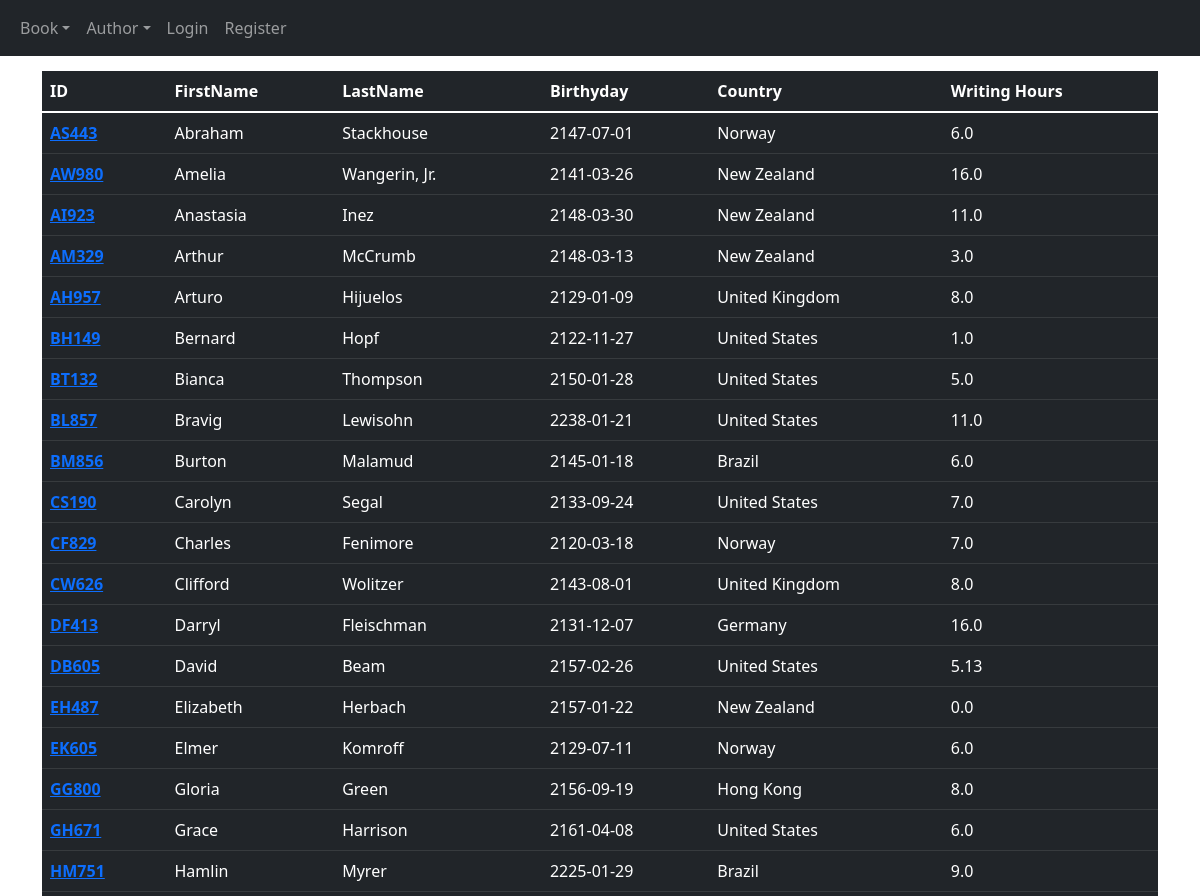
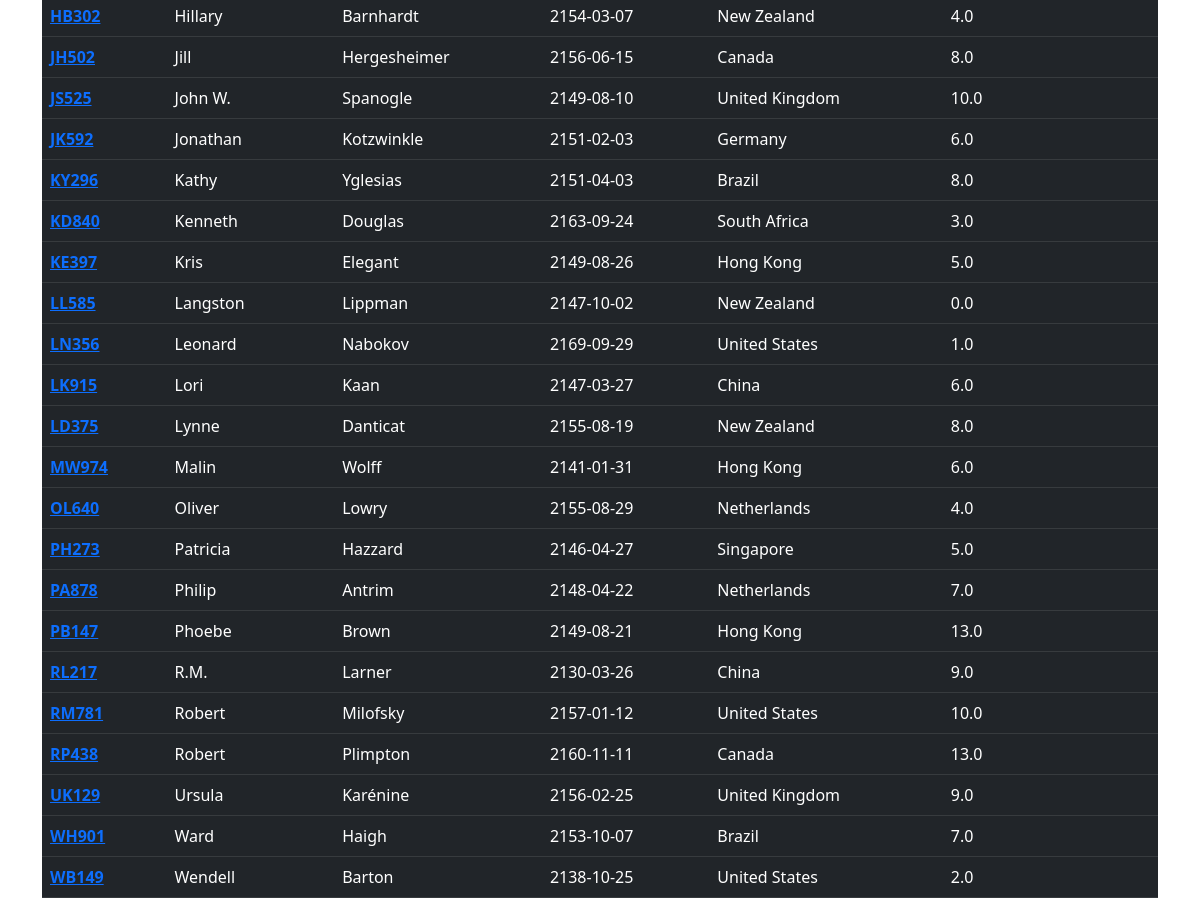
The app's page /author/showauthor with its own data (2 pictures, top to bottom).
### tables this page shows
CREATE TABLE "AUTHOR" (
	"AuthID"	TEXT,
	"FirstName"	TEXT,
	"LastName"	TEXT,
	"Birthday"	TIMESTAMP,
	"CountryOfResidence"	TEXT,
	"HrsWritingPerDay"	REAL,
	PRIMARY KEY("AuthID")
);

### server.py (the view)
@app.route("/author/showauthor")
def showauthor():
    rows = db.show_all_authors()
    birthday = []
    for row in rows:
        try:
            birthday.append(row["Birthday"].split()[0])
        except:
            pass
    return render_template("./author/show_authors.html", rows=rows, birthday=birthday)

### Database.py (called while the page is built)
    def __connect_database(self):
        con = sqlite3.connect(self.databaseName)
        con.row_factory = sqlite3.Row
        return con

    def show_all_authors(self):
        cur = self.__connect_database().cursor()
        cur.execute("SELECT * FROM Author")
        rows = cur.fetchall()
        return rows

### templates/author/show_authors.html (shortened to what this page needs)
{% extends "layout.html" %}
{% block Body %}
<div class="container" style="padding-top: 15px;">
    <div class="table-responsive">
        <table class="table table-hover table-dark" , style="width: 100%">
            <thead>
                <tr>
                    <th scope="col">ID</th>
                    <th scope="col">FirstName</th>
                    <th scope="col">LastName</th>
                    <th scope="col">Birthyday</th>
                    <th scope="col">Country</th>
                    <th scope="col">Writing Hours</th>
                </tr>
            </thead>
            <tbody>
                {% for row in rows %}
                <tr>
                    <th scope="row"><a href='update_author{{row["AuthId"]}}'>{{row["AuthId"]}}</a></th>
                    <td>{{row["FirstName"]}}</td>
                    <td>{{row["LastName"]}}</td>
                    <td>{{birthday[loop.index - 1]}}</td>
                    <td>{{row["CountryOfResidence"]}}</td>
                    <td>{{row["HrsWritingPerDay"]}}</td>
                </tr>
                {% endfor %}
            </tbody>
        </table>
    </div>
</div>
{% endblock %}

### records on screen
AUTHOR: AuthId "AS443", FirstName "Abraham", LastName "Stackhouse", Birthday "2147-07-01", CountryOfResidence "Norway", HrsWritingPerDay "6.0"
AUTHOR: AuthId "AW980", FirstName "Amelia", LastName "Wangerin, Jr.", Birthday "2141-03-26", CountryOfResidence "New Zealand", HrsWritingPerDay "16.0"
AUTHOR: AuthId "AI923", FirstName "Anastasia", LastName "Inez", Birthday "2148-03-30", CountryOfResidence "New Zealand", HrsWritingPerDay "11.0"
AUTHOR: AuthId "AM329", FirstName "Arthur", LastName "McCrumb", Birthday "2148-03-13", CountryOfResidence "New Zealand", HrsWritingPerDay "3.0"
AUTHOR: AuthId "AH957", FirstName "Arturo", LastName "Hijuelos", Birthday "2129-01-09", CountryOfResidence "United Kingdom", HrsWritingPerDay "8.0"
AUTHOR: AuthId "BH149", FirstName "Bernard", LastName "Hopf", Birthday "2122-11-27", CountryOfResidence "United States", HrsWritingPerDay "1.0"
AUTHOR: AuthId "BT132", FirstName "Bianca", LastName "Thompson", Birthday "2150-01-28", CountryOfResidence "United States", HrsWritingPerDay "5.0"
AUTHOR: AuthId "BL857", FirstName "Bravig", LastName "Lewisohn", Birthday "2238-01-21", CountryOfResidence "United States", HrsWritingPerDay "11.0"
AUTHOR: AuthId "BM856", FirstName "Burton", LastName "Malamud", Birthday "2145-01-18", CountryOfResidence "Brazil", HrsWritingPerDay "6.0"
AUTHOR: AuthId "CS190", FirstName "Carolyn", LastName "Segal", Birthday "2133-09-24", CountryOfResidence "United States", HrsWritingPerDay "7.0"
AUTHOR: AuthId "CF829", FirstName "Charles", LastName "Fenimore", Birthday "2120-03-18", CountryOfResidence "Norway", HrsWritingPerDay "7.0"
AUTHOR: AuthId "CW626", FirstName "Clifford", LastName "Wolitzer", Birthday "2143-08-01", CountryOfResidence "United Kingdom", HrsWritingPerDay "8.0"
AUTHOR: AuthId "DF413", FirstName "Darryl", LastName "Fleischman", Birthday "2131-12-07", CountryOfResidence "Germany", HrsWritingPerDay "16.0"
AUTHOR: AuthId "DB605", FirstName "David", LastName "Beam", Birthday "2157-02-26", CountryOfResidence "United States", HrsWritingPerDay "5.13"
AUTHOR: AuthId "EH487", FirstName "Elizabeth", LastName "Herbach", Birthday "2157-01-22", CountryOfResidence "New Zealand", HrsWritingPerDay "0.0"
AUTHOR: AuthId "EK605", FirstName "Elmer", LastName "Komroff", Birthday "2129-07-11", CountryOfResidence "Norway", HrsWritingPerDay "6.0"
AUTHOR: AuthId "GG800", FirstName "Gloria", LastName "Green", Birthday "2156-09-19", CountryOfResidence "Hong Kong", HrsWritingPerDay "8.0"
AUTHOR: AuthId "GH671", FirstName "Grace", LastName "Harrison", Birthday "2161-04-08", CountryOfResidence "United States", HrsWritingPerDay "6.0"
AUTHOR: AuthId "HM751", FirstName "Hamlin", LastName "Myrer", Birthday "2225-01-29", CountryOfResidence "Brazil", HrsWritingPerDay "9.0"
AUTHOR: AuthId "HB302", FirstName "Hillary", LastName "Barnhardt", Birthday "2154-03-07", CountryOfResidence "New Zealand", HrsWritingPerDay "4.0"
AUTHOR: AuthId "JH502", FirstName "Jill", LastName "Hergesheimer", Birthday "2156-06-15", CountryOfResidence "Canada", HrsWritingPerDay "8.0"
AUTHOR: AuthId "JS525", FirstName "John W.", LastName "Spanogle", Birthday "2149-08-10", CountryOfResidence "United Kingdom", HrsWritingPerDay "10.0"
AUTHOR: AuthId "JK592", FirstName "Jonathan", LastName "Kotzwinkle", Birthday "2151-02-03", CountryOfResidence "Germany", HrsWritingPerDay "6.0"
AUTHOR: AuthId "KY296", FirstName "Kathy", LastName "Yglesias", Birthday "2151-04-03", CountryOfResidence "Brazil", HrsWritingPerDay "8.0"
AUTHOR: AuthId "KD840", FirstName "Kenneth", LastName "Douglas", Birthday "2163-09-24", CountryOfResidence "South Africa", HrsWritingPerDay "3.0"
AUTHOR: AuthId "KE397", FirstName "Kris", LastName "Elegant", Birthday "2149-08-26", CountryOfResidence "Hong Kong", HrsWritingPerDay "5.0"
AUTHOR: AuthId "LL585", FirstName "Langston", LastName "Lippman", Birthday "2147-10-02", CountryOfResidence "New Zealand", HrsWritingPerDay "0.0"
AUTHOR: AuthId "LN356", FirstName "Leonard", LastName "Nabokov", Birthday "2169-09-29", CountryOfResidence "United States", HrsWritingPerDay "1.0"
AUTHOR: AuthId "LK915", FirstName "Lori", LastName "Kaan", Birthday "2147-03-27", CountryOfResidence "China", HrsWritingPerDay "6.0"
AUTHOR: AuthId "LD375", FirstName "Lynne", LastName "Danticat", Birthday "2155-08-19", CountryOfResidence "New Zealand", HrsWritingPerDay "8.0"
AUTHOR: AuthId "MW974", FirstName "Malin", LastName "Wolff", Birthday "2141-01-31", CountryOfResidence "Hong Kong", HrsWritingPerDay "6.0"
AUTHOR: AuthId "OL640", FirstName "Oliver", LastName "Lowry", Birthday "2155-08-29", CountryOfResidence "Netherlands", HrsWritingPerDay "4.0"
AUTHOR: AuthId "PH273", FirstName "Patricia", LastName "Hazzard", Birthday "2146-04-27", CountryOfResidence "Singapore", HrsWritingPerDay "5.0"
AUTHOR: AuthId "PA878", FirstName "Philip", LastName "Antrim", Birthday "2148-04-22", CountryOfResidence "Netherlands", HrsWritingPerDay "7.0"
AUTHOR: AuthId "PB147", FirstName "Phoebe", LastName "Brown", Birthday "2149-08-21", CountryOfResidence "Hong Kong", HrsWritingPerDay "13.0"
AUTHOR: AuthId "RL217", FirstName "R.M.", LastName "Larner", Birthday "2130-03-26", CountryOfResidence "China", HrsWritingPerDay "9.0"
AUTHOR: AuthId "RM781", FirstName "Robert", LastName "Milofsky", Birthday "2157-01-12", CountryOfResidence "United States", HrsWritingPerDay "10.0"
AUTHOR: AuthId "RP438", FirstName "Robert", LastName "Plimpton", Birthday "2160-11-11", CountryOfResidence "Canada", HrsWritingPerDay "13.0"
AUTHOR: AuthId "UK129", FirstName "Ursula", LastName "Karénine", Birthday "2156-02-25", CountryOfResidence "United Kingdom", HrsWritingPerDay "9.0"
AUTHOR: AuthId "WH901", FirstName "Ward", LastName "Haigh", Birthday "2153-10-07", CountryOfResidence "Brazil", HrsWritingPerDay "7.0"
AUTHOR: AuthId "WB149", FirstName "Wendell", LastName "Barton", Birthday "2138-10-25", CountryOfResidence "United States", HrsWritingPerDay "2.0"
